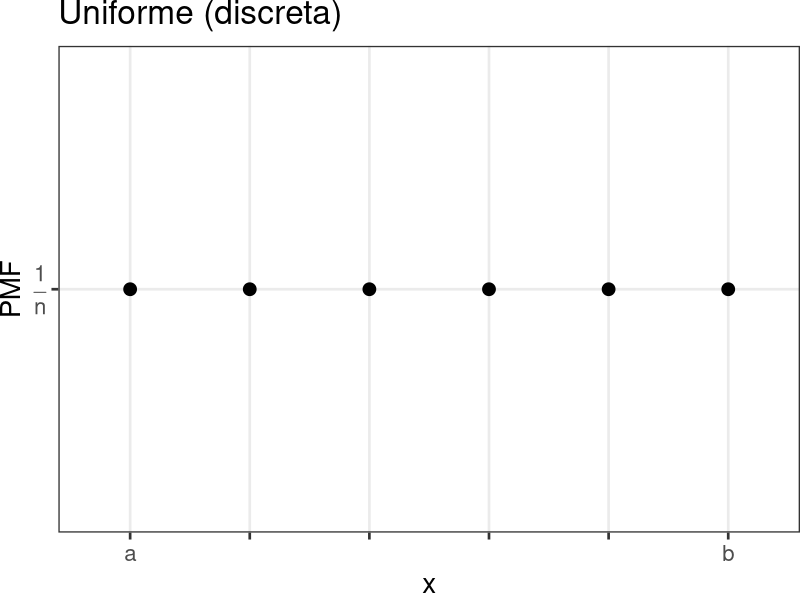
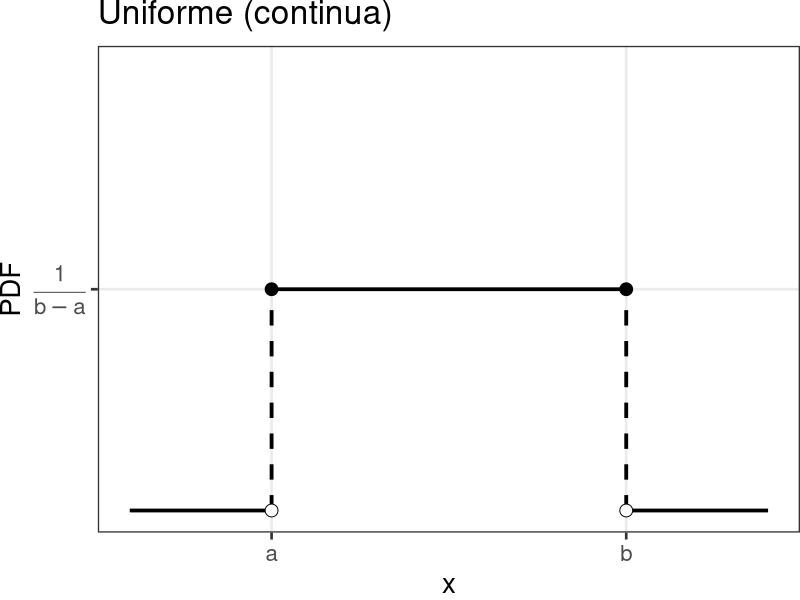
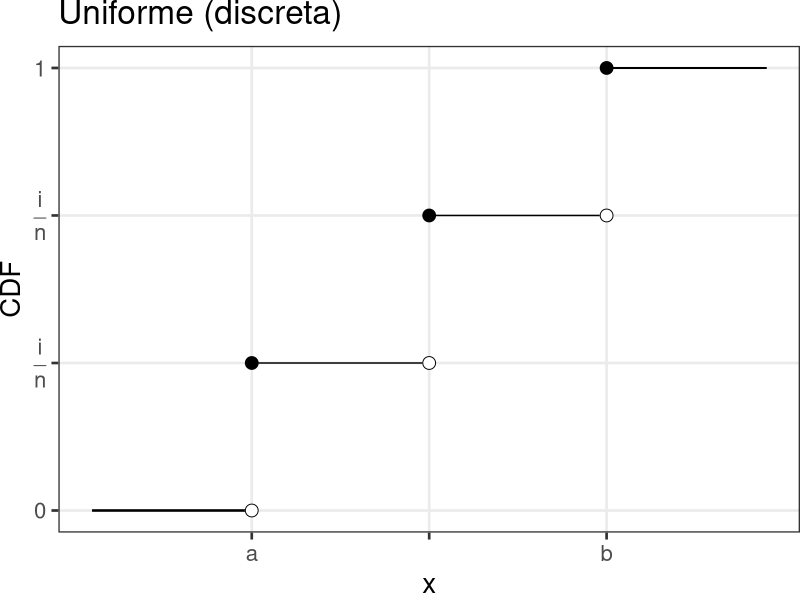
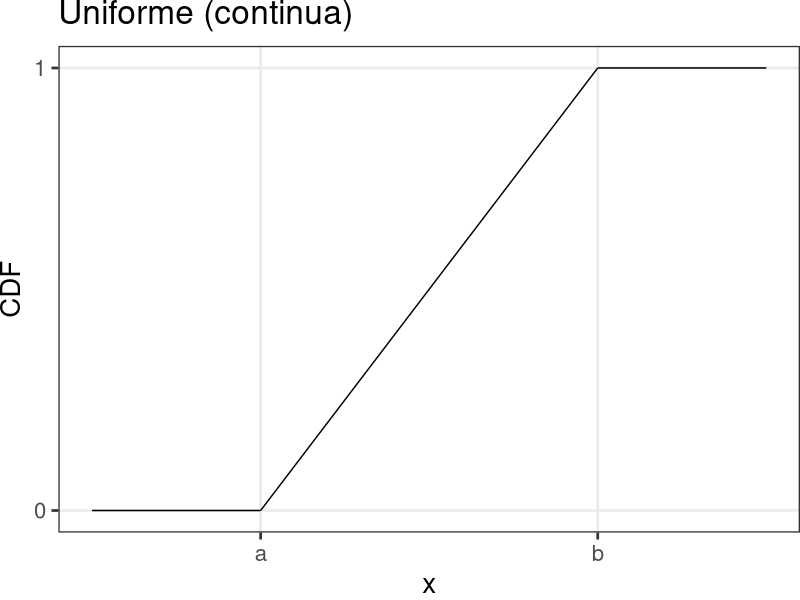
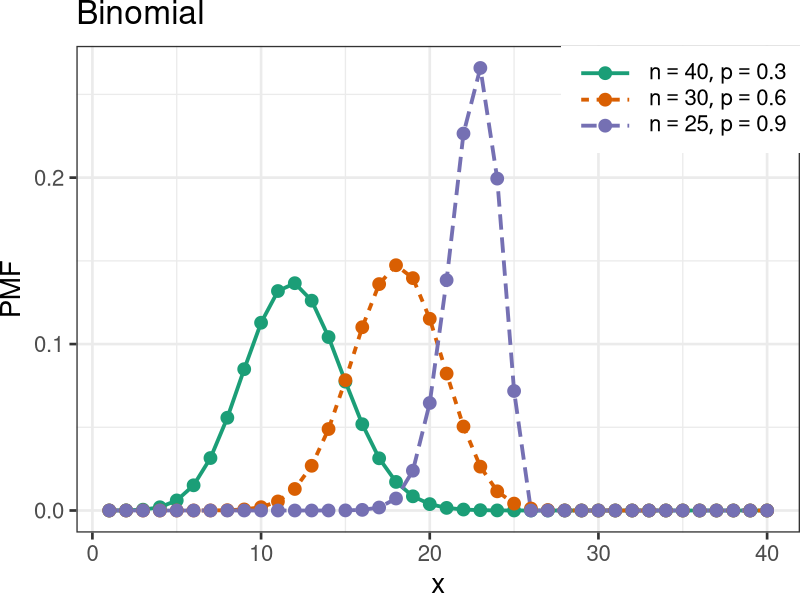
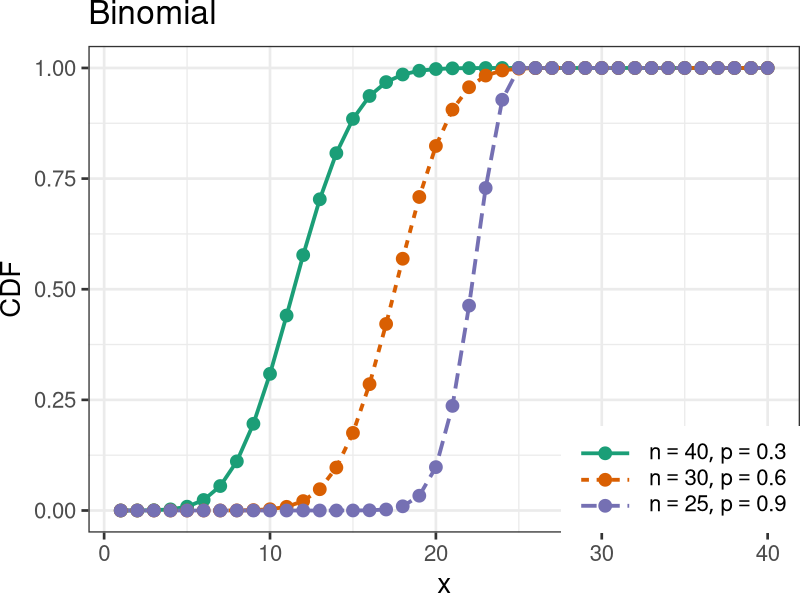
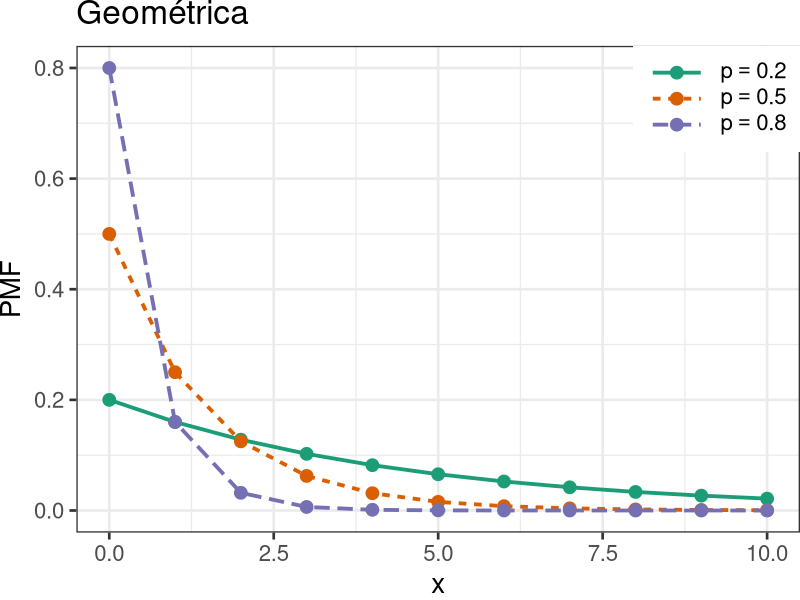
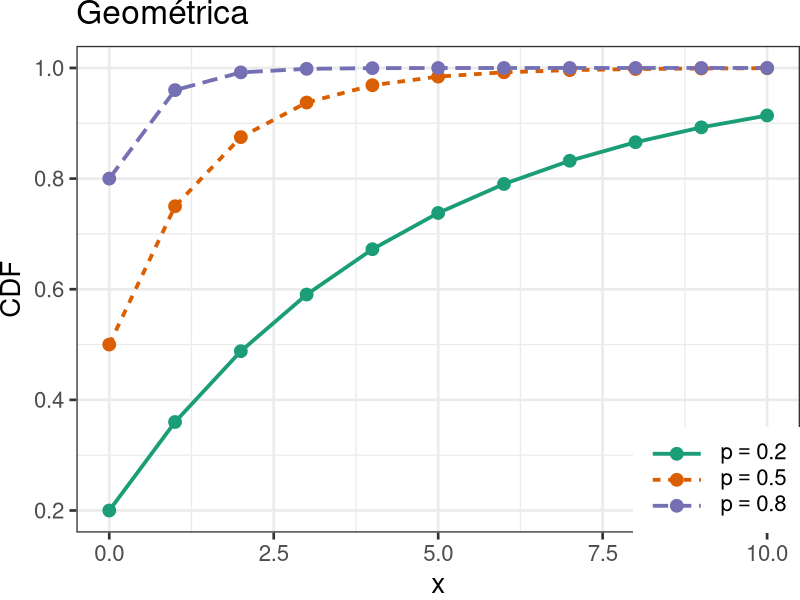

Recreate these plots in R, in order.
# Install needed packages if necessary
needed_packages = c("ggplot2", "reshape2", "grid", "RColorBrewer", "VGAM")
if (length(setdiff(needed_packages, rownames(installed.packages()))) > 0) {
  install.packages(setdiff(needed_packages, rownames(installed.packages())),
                   dependencies=TRUE, repos="http://cran.r-project.org")
}

library(ggplot2)
library(reshape2)
library(grid)
library(RColorBrewer)
library(VGAM) # [dp]pareto

line_width = 1.3
point_size = 4
theme_set(theme_bw(base_size=20))
theme_update(legend.key=element_rect(colour="white"),
             legend.key.width=unit(3, "lines"),
             plot.margin=unit(rep(0, 4), "lines"))

# FIXME: is it possible to move this statement into theme_update?
scale_color_discrete = function(...) scale_color_brewer(..., palette="Dark2")

# --------------------------------------------------------------------------- #

make.dist.fn <- function(mode, dist) {
  if (mode == "cdf")
    eval(parse(text=paste("p", dist, sep="")))
  else if (mode == "pdf" || mode == "pmf")
    eval(parse(text=paste("d", dist, sep="")))
  else
    stop("invalid mode: must be 'cdf' or 'pdf/pmf'")
}

make.data <- function(mode, dist, theta, xseq) {
  dist.fn <- make.dist.fn(mode, dist)
  unary <- function(...) function(x) dist.fn(x, ...)
  data.fns <- apply(theta, 1, function(x) do.call(unary, as.list(t(x))))
  values <- data.frame(sapply(data.fns, function(f) f(xseq)))
  cbind(x=xseq, values)
}

plot.dist <- function(xseq, theta, dist, mode, title, lab.fn) {
  values <- make.data(mode, dist, theta, xseq)
  molten <- melt(values, 1)
  labels <- apply(theta, 1, function(x) do.call(lab.fn, as.list(t(x))))

    p <- ggplot(molten, aes(x=x, y=value, color=variable, linetype=variable)) +
       ggtitle(title) +
       ylab(toupper(mode)) +
       scale_color_discrete(labels=labels) +
       scale_linetype_discrete(labels=labels)

  # We position the legend for CDFs bottom-right and for P[MD]Fs top-right.
  if (mode == "cdf")
    p <- p + theme(legend.title=element_blank(),
                   legend.justification=c(1, 0),
                   legend.position=c(1, 0))
  else
    p <- p + theme(legend.title=element_blank(),
                   legend.justification=c(1, 1),
                   legend.position=c(1, 1))
  p
}

plot.discrete <- function(from, to, ...) {
  xseq <- seq(from, to)
  plot.dist(xseq, ...) +
    geom_line(size=line_width) +
    geom_point(size=point_size)
}

plot.continuous <- function(from, to, ...) {
  xseq <- seq(from, to, by=0.01)
  plot.dist(xseq, ...) +
    geom_line(size=line_width)
}

# --------------------------------------------------------------------------- #

plot.uniform.cdf.discrete <- function() {
  xseq <- 3:7
  x <- melt(as.data.frame(cbind(xseq, ecdf(xseq)(xseq))), 1)
  ggplot(x, aes(x=xseq, y=value)) +
    geom_point(size=point_size) +
    geom_segment(aes(x=xseq, y=value, xend=xseq+1, yend=value)) +
    geom_segment(aes(x=3.1, y=0.2, xend=4, yend=0.2)) +
    geom_segment(aes(x=6, y=0.8, xend=6.9, yend=0.8)) +
    geom_point(aes(x=xseq+1), size=point_size, color="white", shape=19) +
    geom_point(aes(x=xseq+1), size=point_size, shape=1) +
    ggtitle("Uniforme (discreta)") +
    labs(x="x", y="CDF") +
    theme(panel.grid.minor=element_blank()) +
    scale_x_continuous(name="x", limits=c(3.1, 6.9), breaks=4:6,
                       labels=c("a", "", "b")) +
    scale_y_continuous(name="CDF", limits=c(0.2, 0.8),
                       breaks=c(0.2, 0.4, 0.6, 0.8),
                       labels=c(0, expression(frac(i, n)),
                                expression(frac(i, n)), 1.0))
}

plot.uniform.cdf.continuous <- function() {
  x <- as.data.frame(rbind(c(0,0,2,0), c(2,0,6,1), c(6,1,8,1)))
  ggplot(x) +
    geom_segment(aes(x=V1, y=V2, xend=V3, yend=V4)) +
    ggtitle("Uniforme (continua)") +
    labs(x="x", y="CDF") +
    theme(panel.grid.minor=element_blank()) +
    scale_x_continuous(breaks=c(2,6), labels=c("a", "b")) +
    scale_y_continuous(limits=0:1, breaks=0:1, labels=0:1)
}

plot.uniform.pmf <- function() {
  xseq <- 3:8
  ggplot(data.frame(x0=factor(xseq), x1=xseq, y0=0, y1=0.5)) +
    aes(x=x0, y=y1) +
    geom_point(size=point_size) +
#    geom_segment(aes(x=x1, xend=x1, y=y0, yend=y1), linetype="dashed") +
    labs(title="Uniforme (discreta)") +
    theme(panel.grid.minor=element_blank()) +
    scale_x_discrete(name="x",
                     breaks=xseq,
                     limits=1:10,
                     labels=c("a", rep("", length(xseq)-2), "b")) +
    scale_y_continuous(name="PMF",
                       breaks=0.5,
                       limits=0:1,
                       labels=expression(frac(1, n)))
}

plot.uniform.pdf <- function() {
  solid <- data.frame(x0=c(1, 3,   8),
                      x1=c(3, 8,  10),
                      y0=c(0, 0.5, 0),
                      y1=c(0, 0.5, 0))
  dashed <- data.frame(x0=c(solid[1,2], solid[3,1]),
                       x1=c(solid[1,2], solid[2,2]),
                       y0=c(solid[1,3], solid[3,3]),
                       y1=c(solid[2,3], solid[2,4]))
  filled <- data.frame(x=c(solid[2,1], solid[3,1]),
                       y=c(solid[2,3], solid[2,3]))
  hollow <- data.frame(x=c(solid[2,1], solid[3,1]),
                       y=c(solid[1,3], solid[3,3]))

  ggplot(solid) +
    geom_segment(aes(x=x0, xend=x1, y=y0, yend=y1), size=line_width) +
    geom_segment(data=dashed,
                 aes(x=x0, xend=x1, y=y0, yend=y1),
                 size=line_width,
                 linetype="dashed") +
    geom_point(data=filled, aes(x=x, y=y), size=point_size) +
    geom_point(data=hollow, aes(x=x, y=y), size=point_size, shape=21,
               fill="white") +
    theme(panel.grid.minor=element_blank()) +
    ggtitle("Uniforme (continua)") +
    scale_x_continuous(name="x",
                       breaks=c(solid[1,2], solid[3,1]),
                       limits=c(solid[1,1], solid[3,2]),
                       labels=c("a", "b")) +
    scale_y_continuous(name="PDF",
                       breaks=solid[2,3],
                       limits=0:1,
                       labels=expression(frac(1, b-a)))
}

# --------------------------------------------------------------------------- #

plot.binomial = function(mode, xmin=1, xmax=40,
                         theta=data.frame(n=c(40, 30, 25), p=c(0.3, 0.6, 0.9)),
                         title="Binomial") {
  lab.fn <- function(x, y) substitute(list(n==i, p==j), list(i=x, j=y))
  plot.discrete(xmin, xmax, theta, "binom", mode, title, lab.fn)
}

plot.geometric <- function(mode, xmin=0, xmax=10,
                           theta=data.frame(p=c(0.2, 0.5, 0.8)),
                           title="Geométrica") {
  lab.fn <- function(x) substitute(p==i, list(i=x))
  plot.discrete(xmin, xmax, theta, "geom", mode, title, lab.fn)
}

plot.poisson <- function(mode, xmin=0, xmax=20,
                         theta=data.frame(lambda=c(1,4,10)),
                         title="Poisson") {
  lab.fn <- function(x) substitute(lambda==i, list(i=x))
  plot.discrete(xmin, xmax, theta, "pois", mode, title, lab.fn)
}

# --------------------------------------------------------------------------- #

plot.normal <- function(mode, xmin=-5, xmax=5,
                        theta=data.frame(mu=c(0,0,0,-2), s2=c(0.2,1,5,0.5)),
                        title="Normal") {
  lab.fn <- function(x, y) substitute(list(mu==i, sigma^2==j), list(i=x, j=y))
  plot.continuous(xmin, xmax, theta, "norm", mode, title, lab.fn)
}

plot.lognormal <- function(mode, xmin=0, xmax=3,
                          theta=data.frame(mu=c(0,2,0,1/2,1/4,1/8),
                              s2=c(3,2,1,1,1,1)), title="Log-Normal") {
  lab.fn <- function(x, y) substitute(list(mu==i, sigma^2==j), list(i=x, j=y))
  p <- plot.continuous(xmin, xmax, theta, "lnorm", mode, title, lab.fn)
  if (mode == "cdf")
    p <- p + theme(legend.justification=c(0, 1), legend.position=c(0, 1))

  p
}

plot.student <- function(mode, xmin=-5, xmax=5,
                         theta=data.frame(c(1,2,5,Inf)),
                         title=expression(italic(t) ~ bold("Student"))) {
  lab.fn <- function(x) {
    if (x == Inf)
      quote(nu==infinity)
    else
      substitute(nu==i, list(i=x))
  }

  plot.continuous(xmin, xmax, theta, "t", mode, title, lab.fn)
}

plot.chisquare <- function(mode, xmin=0, xmax=8,
                           theta=data.frame(1:5),
                           title=expression(chi^2)) {
  lab.fn <- function(x) substitute(k==i, list(i=x))
  plot.continuous(xmin, xmax, theta, "chisq", mode, title, lab.fn)
}

plot.f <- function(mode, xmin=0, xmax=5,
                   theta=data.frame(d1=c(1,2,5,100,100), d2=c(1,1,2,1,100)),
                   title="F") {
  lab.fn <- function(x, y) substitute(list(d[1]==i, d[2]==j), list(i=x, j=y))
  plot.continuous(xmin, xmax, theta, "f", mode, title, lab.fn)
}

plot.exp <- function(mode, xmin=0, xmax=5,
                     theta=data.frame(c(2,1,0.4)),
                     title="Exponencial") {
  lab.fn <- function(x) substitute(beta==i, list(i=1/x))
  plot.continuous(xmin, xmax, theta, "exp", mode, title, lab.fn)
}

plot.gamma <- function(mode, xmin=0, xmax=20,
                       theta=data.frame(a=c(1,2,3,5,9), b=c(0.5,0.5,0.5,1,2)),
                       title="Gamma") {
  lab.fn <- function(x, y) substitute(list(alpha==i, beta==j), list(i=x, j=y))
  plot.continuous(xmin, xmax, theta, "gamma", mode, title, lab.fn)
}

dinvgamma <- function(x, shape = 1, rate = 1, scale = 1/rate, log = FALSE) {
  logval <- shape * log(rate) - lgamma(shape) - (shape+1) * log(x) - rate/x
  if (log)
    logval
  else
    exp(logval)
}

pinvgamma <- function(q, shape = 1, rate = 1, scale = 1/rate,
                      lower.tail = TRUE, log.p = FALSE) {
  pgamma(1 / q, shape, rate, scale, !lower.tail, log.p)
}

plot.invgamma <- function(mode, xmin=0, xmax=5,
                          theta=data.frame(a=c(1,2,3,3), b=c(1,1,1,0.5)),
                          title="Gamma Inversa") {
  lab.fn <- function(x, y) substitute(list(alpha==i, beta==j), list(i=x, j=y))
  plot.continuous(xmin, xmax, theta, "invgamma", mode, title, lab.fn)
}

#plot.dirichlet = function()
#{
#  require(MCMCpack)
#
#  a = list(c(6,2,2), c(3,7,5), c(6,2,6), c(2,3,4))
#  seqs = seq(0, 15, by=0.01) # FIXME: choose right input
#  f = function(v) ddirichlet(cbind(seqs, seqs, seqs), v)
#
#  # TODO
#  mapply(f, a, b)
#
#  s = function(k) substitute(list(alpha == i), list(i=a[k]))
#  labs = lapply(1:length(a), s)
#}

plot.beta <- function(mode, xmin=0, xmax=1,
                       theta=data.frame(a=c(0.5,5,1,2,2), b=c(0.5,1,3,2,5)),
                       title="Beta") {
  lab.fn <- function(x, y) substitute(list(alpha==i, beta==j), list(i=x, j=y))
  p <- plot.continuous(xmin, xmax, theta, "beta", mode, title, lab.fn)

  if (mode == "cdf")
    p <- p + theme(legend.justification=c(0, 1), legend.position=c(0, 1))
  else
    p <- p + theme(legend.justification=c(0.5, 1), legend.position=c(0.5, 1))

  p
}

plot.weibull <- function(mode, xmin=0, xmax=2.5,
                         theta=data.frame(lambda=c(1,1,1,1), k=c(0.5,1,1.5,5)),
                         title="Weibull") {
  lab.fn <- function(x, y) substitute(list(lambda==i, k==j), list(i=x, j=y))
  plot.continuous(xmin, xmax, theta, "weibull", mode, title, lab.fn)
}

plot.pareto <- function(mode, xmin=0.8, xmax=2.5,
                        theta=data.frame(xm=c(1,1,1), a=c(1,2,4)),
                        title="Pareto") {
  lab.fn <- function(x, y) substitute(list(x[m]==i, k==j), list(i=x, j=y))
  plot.continuous(xmin, xmax, theta, "pareto", mode, title, lab.fn)
}

# --------------------------------------------------------------------------- #

getwd()

store <- function(name, p) {
  ggsave(paste(name, "pdf", sep="."), p)
}

store("uniform-pmf", plot.uniform.pmf())
store("uniform-pdf", plot.uniform.pdf())
store("uniform-cdf-discrete", plot.uniform.cdf.discrete())
store("uniform-cdf-continuous", plot.uniform.cdf.continuous())

store("binomial-pmf", plot.binomial("pmf"))
store("binomial-cdf", plot.binomial("cdf"))
store("geometric-pmf", plot.geometric("pmf"))
store("geometric-cdf", plot.geometric("cdf"))
store("poisson-pmf", plot.poisson("pmf"))
store("poisson-cdf", plot.poisson("cdf"))

store("normal-pdf", plot.normal("pdf"))
store("normal-cdf", plot.normal("cdf"))
store("lognormal-pdf", plot.lognormal("pdf") + ylim(0,1))
store("lognormal-cdf", plot.lognormal("cdf"))
store("student-pdf", plot.student("pdf"))
store("student-cdf", plot.student("cdf"))
store("chisquare-pdf", plot.chisquare("pdf") + ylim(0,1))
store("chisquare-cdf", plot.chisquare("cdf"))
store("f-pdf", plot.f("pdf"))
store("f-cdf", plot.f("cdf"))
store("exponential-pdf", plot.exp("pdf"))
store("exponential-cdf", plot.exp("cdf"))
store("gamma-pdf", plot.gamma("pdf"))
store("gamma-cdf", plot.gamma("cdf"))
store("invgamma-pdf", plot.invgamma("pdf"))
store("invgamma-cdf", plot.invgamma("cdf"))
store("beta-pdf", plot.beta("pdf"))
store("beta-cdf", plot.beta("cdf"))
store("weibull-pdf", plot.weibull("pdf"))
store("weibull-cdf", plot.weibull("cdf"))
store("pareto-pdf", plot.pareto("pdf"))
store("pareto-cdf", plot.pareto("cdf"))
